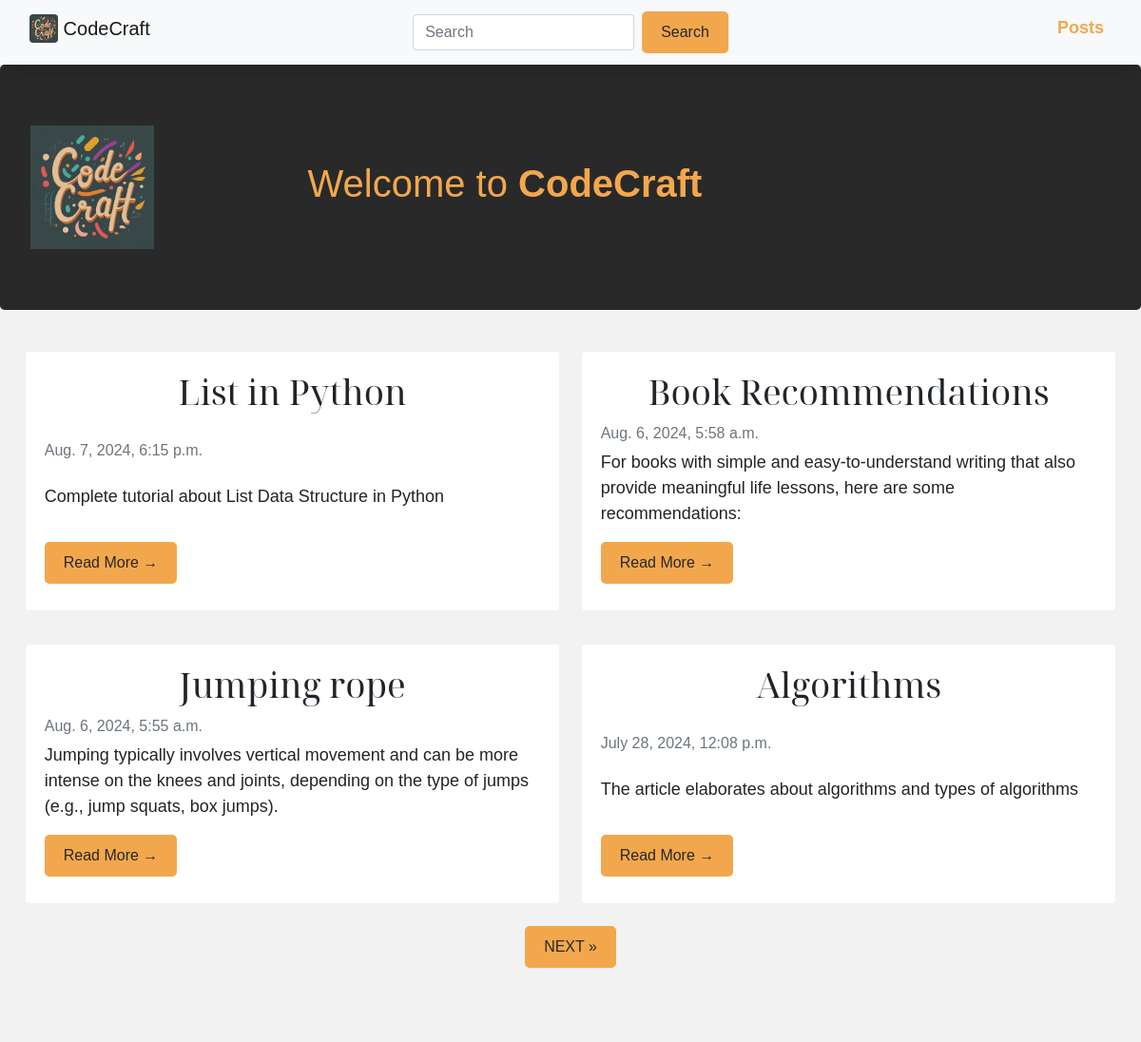
Before: / (upper part) with the older database file.
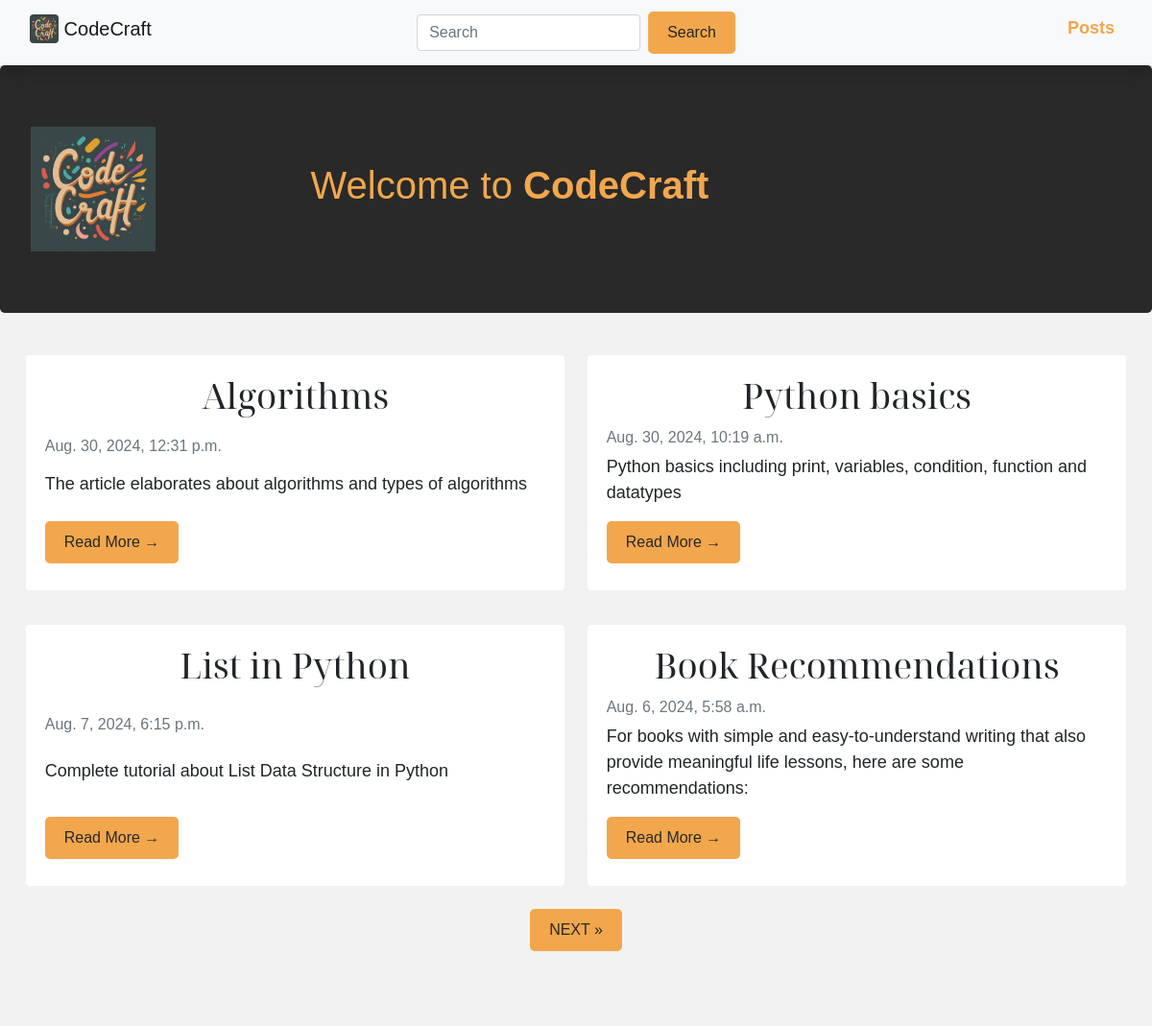
After: the same page with the newer database file.
### blog/models.py (models this page shows, shortened)
class Post(models.Model):
	title = models.CharField(max_length=200, unique=True)
	slug = models.SlugField(max_length=300, unique=True)
	author = models.ForeignKey(User, on_delete= models.CASCADE)
	updated_on = models.DateTimeField(auto_now= True)
	created_on = models.DateTimeField()
	content = RichTextUploadingField()
	metades = models.CharField(max_length=200, default="new post")
	status = models.IntegerField(choices=STATUS, default=0)
	image = models.ImageField(upload_to='images/', null=True, blank=True)
	class Meta:
		ordering = ['-created_on']

### blog/views.py (the view)
# urls.py: path('', HomeView.as_view(), name='posts'),
class HomeView(generic.ListView):
    queryset = Post.objects.filter(status=1).order_by('-created_on')
    template_name = 'home.html'
    paginate_by = 4

### blog/templates/home.html (shortened to what this page needs)
{% extends "base.html" %}  {% block content %}
<header class="jumbotron" style="background-color: #292929; color: #f2a74d">
  <div class="container">
    <div class="row align-items-center">
      <div class="col-md-3">
        <img
          src="/media/images/CodeCraftLogo1.jpeg"
          width="130px"
          height="130px"
          alt="CodeCraft Logo"
          class="img-fluid"
          loading="lazy"
        />
      </div>
      <div class="col-md-9">
        <p class="h1">Welcome to <strong>CodeCraft</strong></p>
      </div>
    </div>
  </div>
</header>
<div class="container" id="blogposts">
  <div class="row">
    <div class="d-flex flex-wrap justify-content-center">
      {% for post in object_list %}
      <div class="shadow-none card mb-4" id="newsfeed">
        <div class="card-body">
          <h3 class="card-title">{{ post.title }}</h3>
          <p class="card-text text-muted h6">
            {{ post.created_on }}
          </p>
          <p class="card-text">{{ post.metades }}</p>
          <span>
            <a href="{% url 'post_detail' post.slug %}" class="btn btn-custom"
              >Read More →</a
            >
          </span>
        </div>
      </div>
      {% endfor %}
    </div>
  </div>
</div>
{% comment %} pagination {% endcomment %} {% if is_paginated %}
<ul class="pagination justify-content-center">
   {% if page_obj.has_next %}
  <li>
    <a
      href="?page={{ page_obj.next_page_number }}"
      class="btn btn-custom"
      style="font-family: sans-serif"
      >NEXT »</a
    >
  </li>
  {% endif %}
</ul>
{% endif %} {% endblock %}

### blog/templates/base.html (shortened to what this page needs)
<!DOCTYPE html>
<html lang="en">
  <head>
    <link
      rel="stylesheet"
      href="https://stackpath.bootstrapcdn.com/bootstrap/4.5.2/css/bootstrap.min.css"
    />
  </head>
  <body>
    <div id="bodydiv">
      <div id="nofooter">
          <nav class="navbar navbar-expand-lg navbar-light bg-light shadow sticky-top" id="topnav">
          <div class="container-fluid">
          <a class="navbar-brand" href="{% url 'posts' %}">
            <img
              src="/media/images/CodeCraftLogo1.jpeg"
              width="30"
              height="30"
              class="d-inline-block rounded align-top"
              alt="logo"
              loading="lazy"
            />
            CodeCraft
          </a>
        <div class="collapse navbar-collapse" id="navbarNav">
          <ul class="navbar-nav ml-auto">
            <li class="nav-item">
              <a class="nav-link text-black font-weight-bold" href="{% url 'posts' %}">Posts</a>
            </li>
          </ul>
          <form class="form-inline" method="GET" action="{% url 'search' %}">
            <input class="form-control mr-sm-2" type="search" placeholder="Search" aria-label="Search" name="q">
            <button class="btn my-2 my-sm-0 btn-custom" type="submit">Search</button>
          </form>
        </div>
          </nav>
      </div>
      {% block content %}{% endblock content %}
      </div>
      {% block extra_content %}
      <div class="container mt-5" id="contact">
      </div>
      {% endblock extra_content %}
</body>
</html>

### blog/templates/base.html (style rules this page uses)
html, body { height: 100%; }
body { font-family: sans-serif; font-size: 18px; background-color: #f2f2f2; display: flex; flex-direction: column; font-family: "Rubik", sans-serif; margin: 0; padding: 0; box-sizing: border-box; }
#nofooter { flex: 1 0 auto; }
.card-group, .card, .card-footer, .card-body { border: none; }
.nav-link { color: #f2a74d !important; }
.navbar { position: relative; }
.form-inline { position: absolute; left: 50%; transform: translateX(-50%); }
.navbar-nav { flex-direction: row; }
.nav-item { margin-left: 20px; }
:root { --light: #ffffff; --dark: #000; --hover-color: #8B74F2; }
h3 { font-family: "Noto Serif Display", serif; font-size: 2.3rem; font-weight: 300; text-align: center; }
a { text-decoration: none; color: var(--dark); font-weight: 400; transition: 0.3s ease-in; border-bottom: 1px solid transparent; margin-bottom: 0.5rem; display: inline-flex; }
ul { list-style-type: none; padding: 0; }
.btn-custom { background-color: #f2a74d; color: #292929; border: none; padding: 10px 20px; border-radius: 5px; transition: background-color 0.3s ease; }

### blog/templates/home.html (style rules this page uses)
body { font-family: "Raleway", sans-serif; }
.h1, h4 { font-family: "Raleway", sans-serif; }
.btn-custom { background-color: #f2a74d; color: #292929; border: none; }
.pagination .btn-custom { margin: 0 5px; }
.container { padding: 0px; }
.card-text { display: -webkit-box; -webkit-box-orient: vertical; -webkit-line-clamp: 3; overflow: hidden; text-overflow: ellipsis; }
.card { margin-bottom: 1rem; }
.card-body { display: flex; flex-direction: column; justify-content: space-between; }
@media (min-width: 768px) { .card { flex: 0 0 48%; margin: 1%; } }
@media (min-width: 992px) { .card { flex: 0 0 48%; margin: 1%; } }

Changed rows visible on the page:
no longer on this page (row unchanged): Post: title "Jumping rope", created_on "Aug. 6, 2024, 5:55 a.m.", metades "Jumping typically involves vertical movement and can be more intense on the knees and joints, depending on the type of jumps (e.g., jump squats, box jumps)."
changed Post "Algorithms": created_on "July 28, 2024, 12:08 p.m." → "Aug. 30, 2024, 12:31 p.m."; moves up the list
added Post: title "Python basics", created_on "Aug. 30, 2024, 10:19 a.m.", metades "Python basics including print, variables, condition, function and datatypes"
